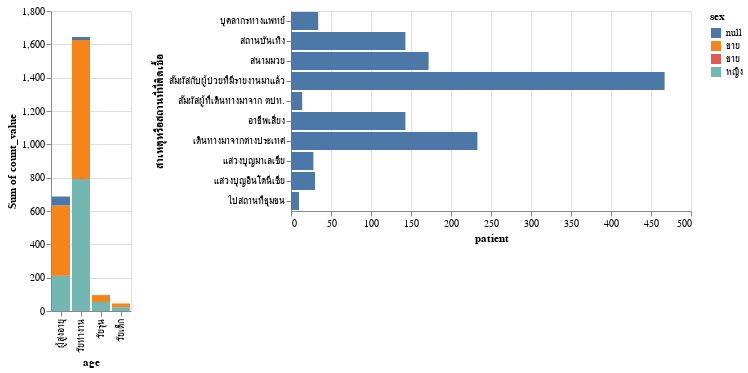

Source (notebook cell):
### Code cell
chart1=alt.Chart(df).mark_bar().encode(
    x='age',
    y='sum(count_value)',
    color='sex'
)
chart2=alt.Chart(df_2).mark_bar().encode(
    x="patient",
    y='สาเหตุหรือสถานที่ที่ติดเชื้อ')
chart1|chart2

### Figure 1 — Vega-Lite specification as saved in the notebook (floating-point values rounded to 4 significant figures; data arrays with more than 128 entries replaced by an {"elided": "..."} marker saying what was removed)
{"config": {"view": {"continuousWidth": 400, "continuousHeight": 300}}, "hconcat": [{"data": {"name": "data-ec2003eaee4ee50620ad041796667b80"}, "mark": "bar", "encoding": {"color": {"type": "nominal", "field": "sex"}, "x": {"type": "nominal", "field": "age"}, "y": {"type": "quantitative", "aggregate": "sum", "field": "count_value"}}}, {"data": {"name": "data-a5be4e02f22667bacfe6e3f50dad795d"}, "mark": "bar", "encoding": {"x": {"type": "quantitative", "field": "patient"}, "y": {"type": "nominal", "field": "สาเหตุหรือสถานที่ที่ติดเชื้อ"}}}], "$schema": "https://vega.github.io/schema/vega-lite/v4.8.1.json", "datasets": {"data-ec2003eaee4ee50620ad041796667b80": {"elided": "2473 records"}, "data-a5be4e02f22667bacfe6e3f50dad795d": [{"สาเหตุหรือสถานที่ที่ติดเชื้อ": "สถานบันเทิง", "patient": 143}, {"สาเหตุหรือสถานที่ที่ติดเชื้อ": "สนามมวย", "patient": 172}, {"สาเหตุหรือสถานที่ที่ติดเชื้อ": "แสวงบุญมาเลเซีย", "patient": 28}, {"สาเหตุหรือสถานที่ที่ติดเชื้อ": "บุคลากรทางแพทย์", "patient": 34}, {"สาเหตุหรือสถานที่ที่ติดเชื้อ": "แสวงบุญอินโดนีเซีย", "patient": 30}, {"สาเหตุหรือสถานที่ที่ติดเชื้อ": "สัมผัสกับผู้ป่วยที่มีรายงานมาแล้ว", "patient": 467}, {"สาเหตุหรือสถานที่ที่ติดเชื้อ": "เดินทางมาจากต่างประเทศ", "patient": 233}, {"สาเหตุหรือสถานที่ที่ติดเชื้อ": "สัมผัสผู้ที่เดินทางมาจาก ตปท.", "patient": 14}, {"สาเหตุหรือสถานที่ที่ติดเชื้อ": "อาชีพเสี่ยง", "patient": 143}, {"สาเหตุหรือสถานที่ที่ติดเชื้อ": "ไปสถานที่ชุมชน", "patient": 10}]}}
